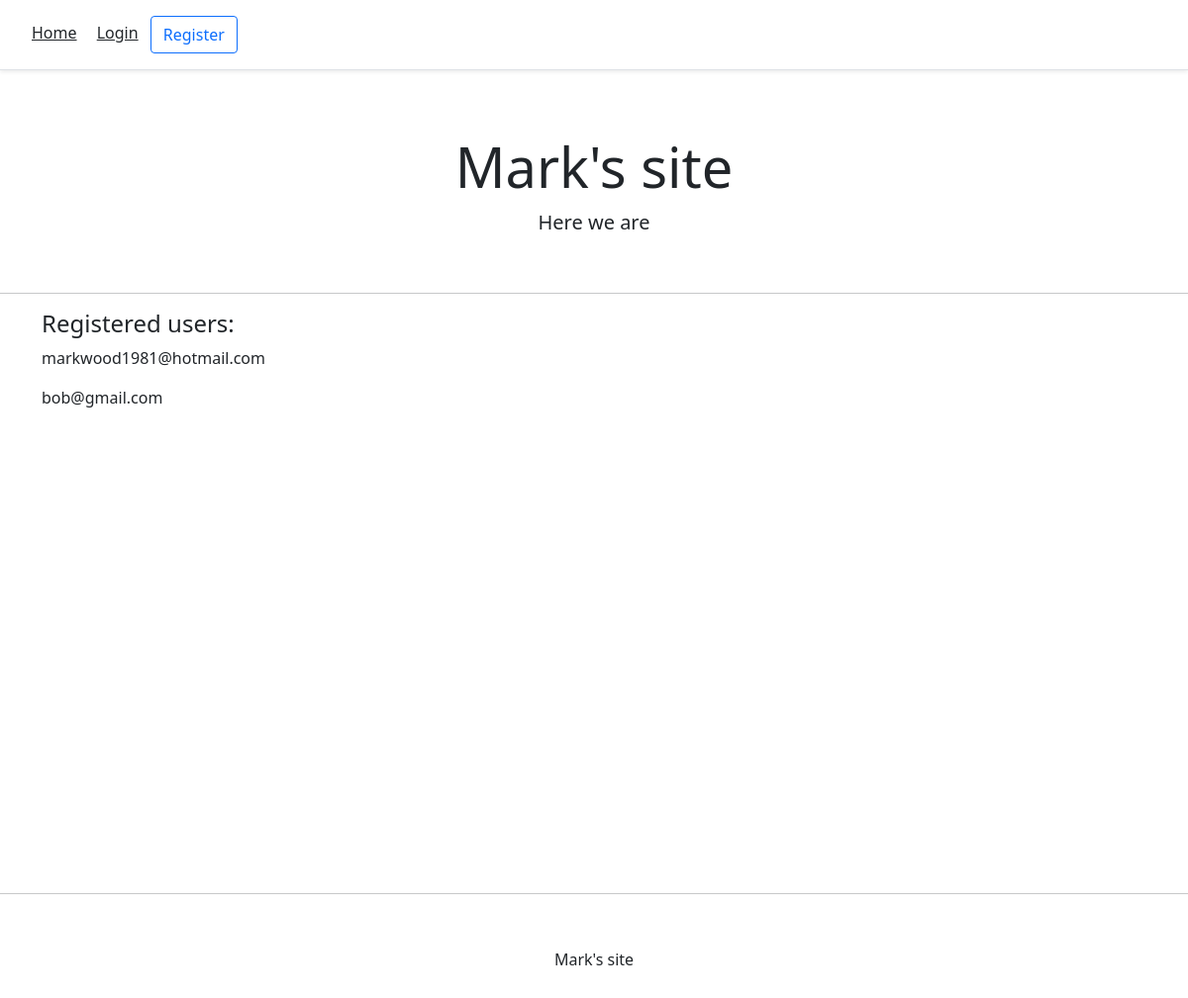
/, run on an earlier commit of the app's database.
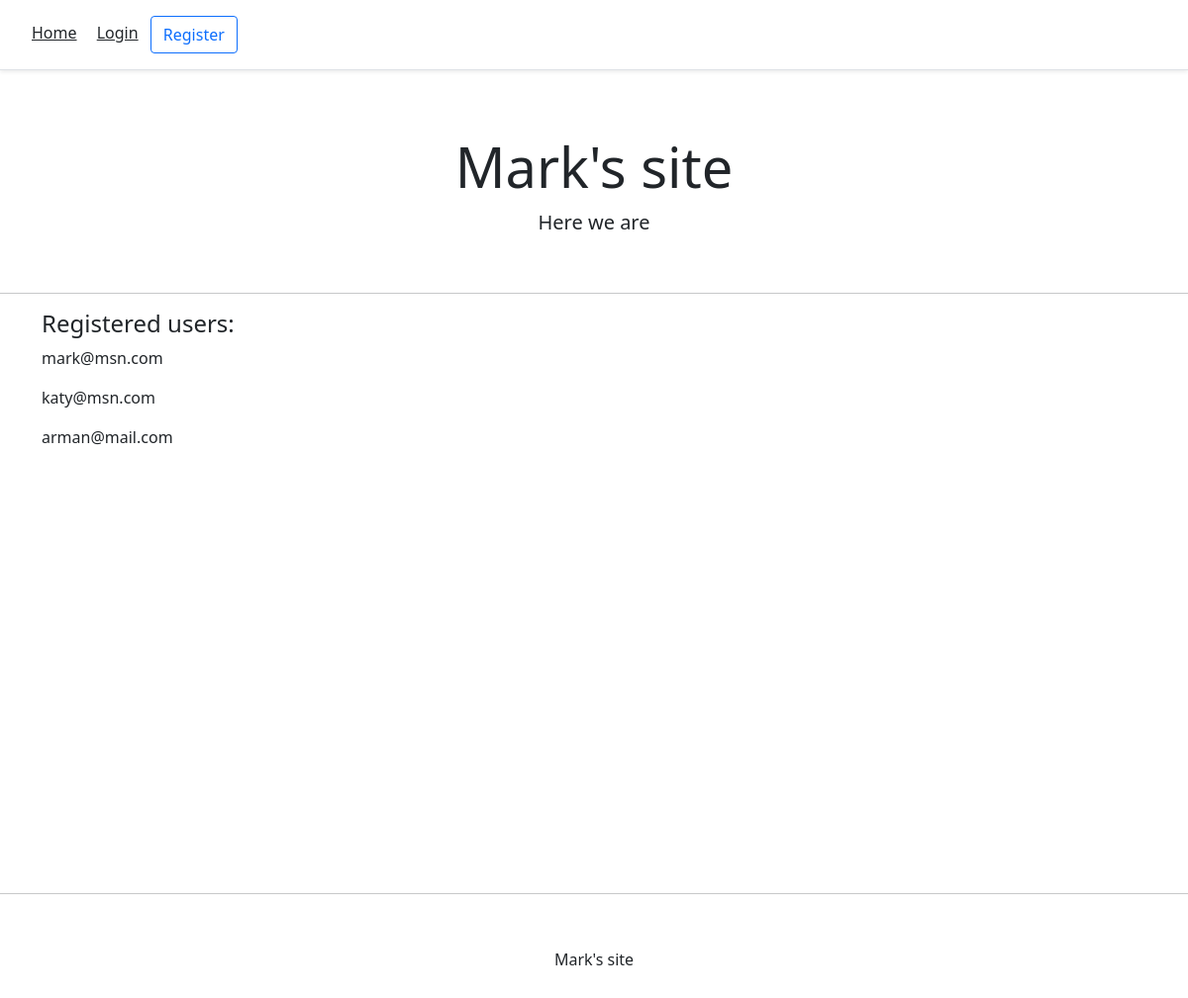
And on a later commit of the database.
### lesson_ob/models.py (models this page shows, shortened)
class Account(AbstractBaseUser):
	email 					= models.EmailField(verbose_name="email", max_length=60, unique=True)
	username 				= models.CharField(max_length=30, unique=True)
	forename 				= models.CharField(max_length=60, unique=False)
	surname 				= models.CharField(max_length=60, unique=False)
	date_joined				= models.DateTimeField(verbose_name='date joined', auto_now_add=True)
	last_login				= models.DateTimeField(verbose_name='last login', auto_now=True)
	is_admin				= models.BooleanField(default=False)
	is_active				= models.BooleanField(default=True)
	is_staff				= models.BooleanField(default=False)
	is_superuser			= models.BooleanField(default=False)
	USERNAME_FIELD = 'email'
	REQUIRED_FIELDS = ['username']
	objects = MyAccountManager()
	def __str__(self):
		return self.email

### lesson_ob/views.py (the view)
# urls.py: path('', views.index, name='index'),
def index(request):
    context = {}
    accounts = Account.objects.all()
    context['accounts'] = accounts
    return render(request,"index.html", context)

### lesson_ob/templates/index.html
{% extends 'base.html' %}
{% block content %}
<div class="pricing-header px-3 py-3 pt-md-5 pb-md-4 mx-auto text-center">
  <h1 class="display-4">Mark's site</h1>
  <p class="lead">Here we are</p>
</div>
<hr>
<div class="container">
	<div class="d-flex flex-column">
		<h4>Registered users:</h1>
		{% for user in accounts %}
			<p>{{user}}</p>
		{% endfor %}
	</div>
</div>
{% endblock content %}

### lesson_ob/templates/base.html (shortened to what this page needs)
<!DOCTYPE html>
<html lang=en>
<head>
    <link href="https://cdn.jsdelivr.net/npm/bootstrap@5.0.0-beta1/dist/css/bootstrap.min.css" rel="stylesheet">
</head>
<body>
{% include 'snippets/header.html' %}
<div class="main">
	{% block content %}
	{% endblock content %}
</div>
{% include 'snippets/footer.html' %}
</body>
</html>

### lesson_ob/templates/snippets/header.html (shortened to what this page needs)
    <div class="d-flex flex-column flex-md-row align-items-center p-3 px-md-4 mb-3 bg-white border-bottom shadow-sm">
      <nav class="my-2 my-md-0 mr-md-3">
      	{% if request.user.is_authenticated %}
    	  	<a class="p-2 text-dark" href="{% url 'index' %}">Home</a>
    	    <a class="p-2 text-dark" href="{% url 'account' %}">Account</a>
    	    <a class="p-2 text-dark" href="{% url 'logout' %}">Logout</a>
    	{% else %}
    		<a class="p-2 text-dark" href="{% url 'index' %}">Home</a>
    	    <a class="p-2 text-dark" href="{% url 'login' %}">Login</a>
    	    <a class="btn btn-outline-primary" href="{% url 'register' %}">Register</a>
    	{% endif %}
      </nav>
    </div>

### lesson_ob/templates/snippets/footer.html (shortened to what this page needs)
<hr>
<div class="d-flex flex-row align-items-center footer">
	<p class="m-auto">Mark's site</p>
</div>

### lesson_ob/templates/snippets/header.html (style rules this page uses)
@media (min-width: 768px) { html { font-size: 16px; } }
.pricing-header { max-width: 700px; }

### lesson_ob/templates/base.html (style rules this page uses)
.main { min-height: 100vh; height: 100%; }

### lesson_ob/templates/snippets/footer.html (style rules this page uses)
.footer { min-height: 100px; }

What changed in the data, as far as the page shows it:
changed Account: email "markwood1981@hotmail.com" → "mark@msn.com"
changed Account: email "bob@gmail.com" → "katy@msn.com"
added Account: email "arman@mail.com"
